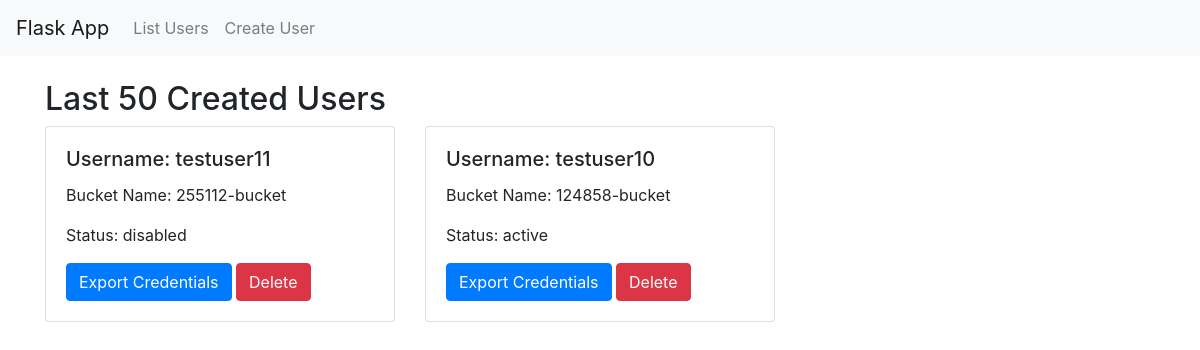
/list_users (signed in), run on an earlier commit of the app's database.
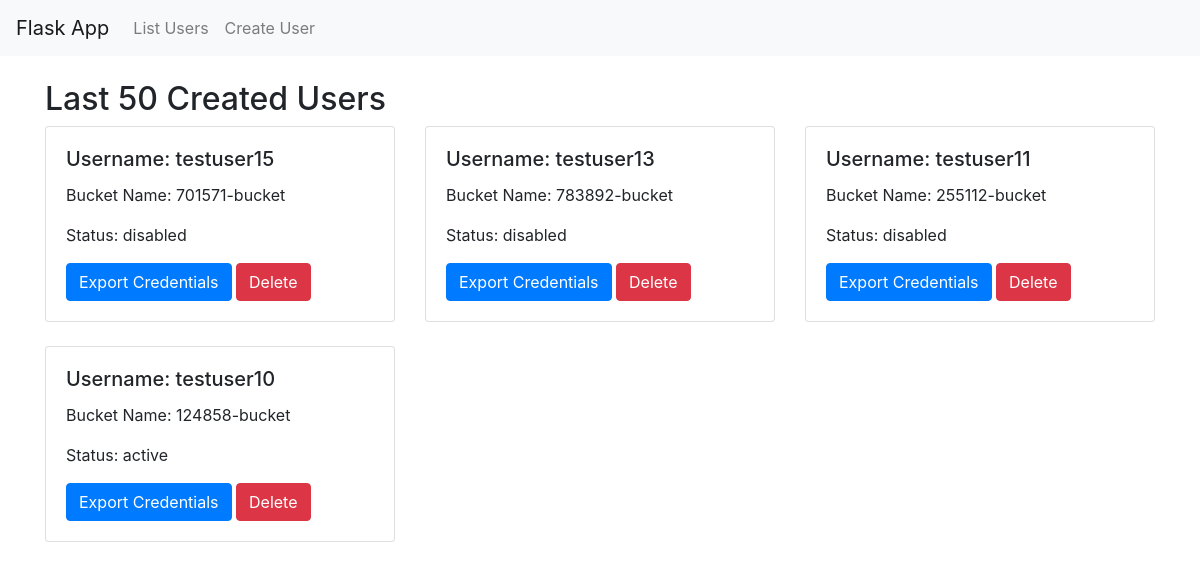
And on a later commit of the database.
### tables this page shows
CREATE TABLE users (
            id INTEGER PRIMARY KEY AUTOINCREMENT,
            user_id TEXT,
            user_name TEXT,
            bucket_name TEXT,
            access_key_id TEXT,
            secret_access_key TEXT,
            timestamp TEXT,
            status TEXT
        );

### app.py (the view)
@app.route('/list_users')
def list_users():
    if 'username' not in session:
        return redirect(url_for('login'))
    users = admin.get_last_50_users()
    return render_template('list_users.html', users=users)

### aws_admin.py (called while the page is built)
    def _get_connection(self):
        return sqlite3.connect(self.db_name, check_same_thread=False)

    def get_last_50_users(self):
        conn = self._get_connection()
        cursor = conn.cursor()
        cursor.execute("SELECT user_name, bucket_name, status, access_key_id, secret_access_key FROM users ORDER BY id DESC LIMIT 50")
        users = cursor.fetchall()
        conn.close()
        return users

### templates/list_users.html
{% extends 'base.html' %}
{% block content %}
<h2 class="mt-4">Last 50 Created Users</h2>
<div class="row">
    {% for user in users %}
    <div class="col-md-4">
        <div class="card mb-4">
            <div class="card-body">
                <h5 class="card-title">Username: {{ user[0] }}</h5>
                <p class="card-text">Bucket Name: {{ user[1] }}</p>
                <p class="card-text">Status: {{ user[2] }}</p>
                <a href="{{ url_for('export_credentials', user_name=user[0]) }}" class="btn btn-primary">Export Credentials</a>
                <a href="{{ url_for('delete_user', user_name=user[0]) }}" class="btn btn-danger">Delete</a>
            </div>
        </div>
    </div>
    {% endfor %}
</div>
{% endblock %}

### templates/base.html (shortened to what this page needs)
<!DOCTYPE html>
<html lang="en">
<head>
    <link href="https://stackpath.bootstrapcdn.com/bootstrap/4.5.2/css/bootstrap.min.css" rel="stylesheet">
</head>
<body>
    <nav class="navbar navbar-expand-lg navbar-light bg-light">
        <a class="navbar-brand" href="{{ url_for('index') }}">Flask App</a>
        <div class="collapse navbar-collapse">
            <ul class="navbar-nav mr-auto">
                <li class="nav-item"><a class="nav-link" href="{{ url_for('list_users') }}">List Users</a></li>
                <li class="nav-item"><a class="nav-link" href="{{ url_for('create_user') }}">Create User</a></li>
            </ul>
        </div>
    </nav>
    <div class="container">
        {% block content %}{% endblock %}
    </div>
</body>
</html>

What changed in the data, as far as the page shows it:
added users: user_name "testuser15", bucket_name "701571-bucket", status "disabled"
added users: user_name "testuser13", bucket_name "783892-bucket", status "disabled"
